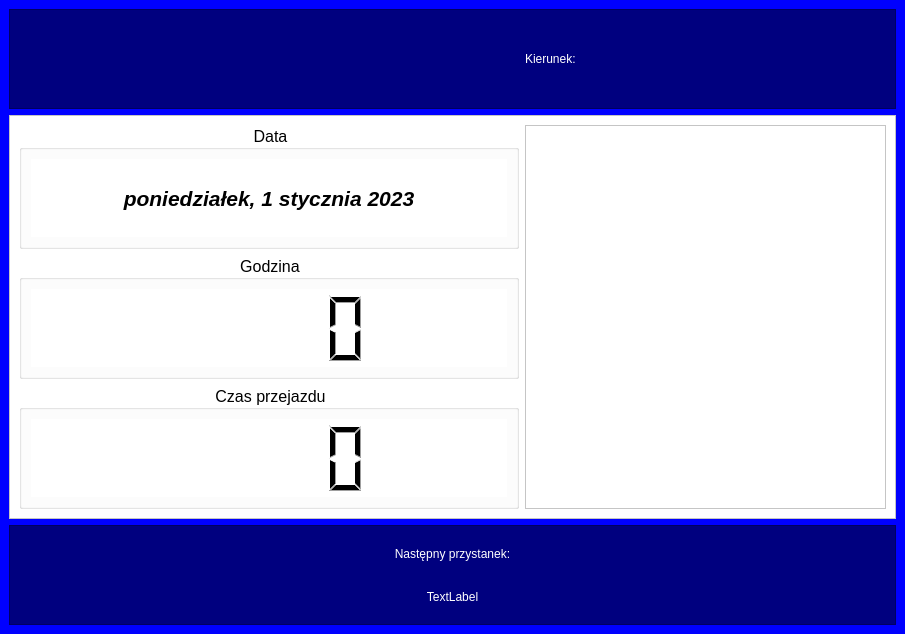
<?xml version="1.0" encoding="UTF-8"?>
<ui version="4.0">
 <class>MainWindow</class>
 <widget class="QMainWindow" name="MainWindow">
  <property name="geometry">
   <rect>
    <x>0</x>
    <y>0</y>
    <width>905</width>
    <height>634</height>
   </rect>
  </property>
  <property name="windowTitle">
   <string>Dashboard</string>
  </property>
  <property name="styleSheet">
   <string notr="true">background-color: rgb(0, 0, 255);</string>
  </property>
  <widget class="QWidget" name="centralwidget">
   <layout class="QVBoxLayout" name="verticalLayout">
    <item>
     <layout class="QGridLayout" name="gridLayout">
      <item row="0" column="0">
       <widget class="QFrame" name="frame_3">
        <property name="minimumSize">
         <size>
          <width>0</width>
          <height>100</height>
         </size>
        </property>
        <property name="maximumSize">
         <size>
          <width>16777215</width>
          <height>100</height>
         </size>
        </property>
        <property name="styleSheet">
         <string notr="true">background-color: rgb(0, 0, 127);</string>
        </property>
        <property name="frameShape">
         <enum>QFrame::StyledPanel</enum>
        </property>
        <property name="frameShadow">
         <enum>QFrame::Raised</enum>
        </property>
        <layout class="QHBoxLayout" name="horizontalLayout_4">
         <item>
          <layout class="QHBoxLayout" name="horizontalLayout_3">
           <item>
            <widget class="QLabel" name="label_5">
             <property name="minimumSize">
              <size>
               <width>500</width>
               <height>70</height>
              </size>
             </property>
             <property name="maximumSize">
              <size>
               <width>500</width>
               <height>16777215</height>
              </size>
             </property>
             <property name="text">
              <string/>
             </property>
            </widget>
           </item>
           <item>
            <widget class="QLabel" name="label">
             <property name="styleSheet">
              <string notr="true">color: rgb(255, 255, 255);
font: 22pt &quot;Arial&quot;;</string>
             </property>
             <property name="text">
              <string>Kierunek:</string>
             </property>
            </widget>
           </item>
          </layout>
         </item>
        </layout>
       </widget>
      </item>
      <item row="3" column="0">
       <widget class="QFrame" name="frame">
        <property name="minimumSize">
         <size>
          <width>0</width>
          <height>100</height>
         </size>
        </property>
        <property name="maximumSize">
         <size>
          <width>16777215</width>
          <height>100</height>
         </size>
        </property>
        <property name="styleSheet">
         <string notr="true">background-color: rgb(0, 0, 127);</string>
        </property>
        <property name="frameShape">
         <enum>QFrame::StyledPanel</enum>
        </property>
        <property name="frameShadow">
         <enum>QFrame::Raised</enum>
        </property>
        <layout class="QVBoxLayout" name="verticalLayout_4">
         <item>
          <layout class="QVBoxLayout" name="verticalLayout_3">
           <item>
            <widget class="QLabel" name="label_2">
             <property name="styleSheet">
              <string notr="true">color: rgb(255, 255, 255);
font: 75 12pt &quot;Arial&quot;;</string>
             </property>
             <property name="text">
              <string>Następny przystanek:</string>
             </property>
             <property name="alignment">
              <set>Qt::AlignCenter</set>
             </property>
            </widget>
           </item>
           <item>
            <widget class="QLabel" name="label_3">
             <property name="styleSheet">
              <string notr="true">color: rgb(255, 255, 255);
font: 22pt &quot;Arial&quot;;</string>
             </property>
             <property name="text">
              <string>TextLabel</string>
             </property>
             <property name="alignment">
              <set>Qt::AlignCenter</set>
             </property>
            </widget>
           </item>
          </layout>
         </item>
        </layout>
       </widget>
      </item>
      <item row="1" column="0">
       <widget class="QFrame" name="frame_2">
        <property name="styleSheet">
         <string notr="true">background-color: rgb(255, 255, 255);</string>
        </property>
        <property name="frameShape">
         <enum>QFrame::StyledPanel</enum>
        </property>
        <property name="frameShadow">
         <enum>QFrame::Raised</enum>
        </property>
        <layout class="QHBoxLayout" name="horizontalLayout_2">
         <item>
          <layout class="QHBoxLayout" name="horizontalLayout">
           <item>
            <layout class="QVBoxLayout" name="verticalLayout_2">
             <item>
              <widget class="QGroupBox" name="groupBox">
               <property name="minimumSize">
                <size>
                 <width>500</width>
                 <height>100</height>
                </size>
               </property>
               <property name="font">
                <font>
                 <family>Arial</family>
                 <pointsize>12</pointsize>
                </font>
               </property>
               <property name="title">
                <string>Data</string>
               </property>
               <property name="alignment">
                <set>Qt::AlignCenter</set>
               </property>
               <layout class="QVBoxLayout" name="verticalLayout_5">
                <item>
                 <widget class="QLabel" name="label_4">
                  <property name="font">
                   <font>
                    <family>Arial</family>
                    <pointsize>16</pointsize>
                    <weight>75</weight>
                    <italic>true</italic>
                    <bold>true</bold>
                   </font>
                  </property>
                  <property name="text">
                   <string>poniedziałek, 1 stycznia 2023</string>
                  </property>
                  <property name="alignment">
                   <set>Qt::AlignCenter</set>
                  </property>
                 </widget>
                </item>
               </layout>
              </widget>
             </item>
             <item>
              <widget class="QGroupBox" name="groupBox_2">
               <property name="font">
                <font>
                 <family>Arial</family>
                 <pointsize>12</pointsize>
                </font>
               </property>
               <property name="title">
                <string>Godzina</string>
               </property>
               <property name="alignment">
                <set>Qt::AlignCenter</set>
               </property>
               <layout class="QVBoxLayout" name="verticalLayout_6">
                <item>
                 <widget class="QLCDNumber" name="lcdNumber">
                  <property name="font">
                   <font>
                    <family>Arial</family>
                   </font>
                  </property>
                  <property name="styleSheet">
                   <string notr="true">border: 0px;</string>
                  </property>
                 </widget>
                </item>
               </layout>
              </widget>
             </item>
             <item>
              <widget class="QGroupBox" name="groupBox_3">
               <property name="font">
                <font>
                 <family>Arial</family>
                 <pointsize>12</pointsize>
                </font>
               </property>
               <property name="title">
                <string>Czas przejazdu</string>
               </property>
               <property name="alignment">
                <set>Qt::AlignCenter</set>
               </property>
               <layout class="QVBoxLayout" name="verticalLayout_7">
                <item>
                 <widget class="QLCDNumber" name="lcdNumber_2">
                  <property name="font">
                   <font>
                    <family>Arial</family>
                   </font>
                  </property>
                  <property name="styleSheet">
                   <string notr="true">border: 0px;</string>
                  </property>
                 </widget>
                </item>
               </layout>
              </widget>
             </item>
            </layout>
           </item>
           <item>
            <widget class="QListView" name="listView">
             <property name="styleSheet">
              <string notr="true">font: 18pt &quot;Arial&quot;;
text-align: center;
</string>
             </property>
            </widget>
           </item>
          </layout>
         </item>
        </layout>
       </widget>
      </item>
     </layout>
    </item>
   </layout>
  </widget>
 </widget>
 <resources/>
 <connections/>
</ui>
